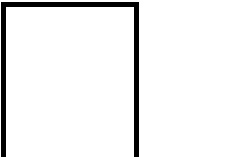
//> input picture LR2/LR2/LR2/LR2_3.jpg, 231 x 157 px
$ ./LR2   (built with g++ and OpenCV 4)
//> lines starting //> are read from the running program, lines starting //| are printed output that depends on the picture; after the words box and inside, x2 and y2 are one past the last pixel; in counts of white or black regions, pixels touching at a corner belong together
### LR2/LR2/LR2/stdafx.h
// stdafx.h: включаемый файл для стандартных системных включаемых файлов
// или включаемых файлов для конкретного проекта, которые часто используются, но
// не часто изменяются
//

#pragma once

#include "targetver.h"

#include <stdio.h>
#include <tchar.h>


// TODO: Установите здесь ссылки на дополнительные заголовки, требующиеся для программы

### LR2/LR2/LR2/LR2.cpp
// LR2.cpp: определяет точку входа для консольного приложения.
//

#include "stdafx.h"
#include <opencv2\opencv.hpp>
#include <math.h>
#include <iostream>
#include <string>

using namespace cv;
using namespace std;

#define To_Float static_cast<float>

void Matrix_multiplication(Mat &G, Mat image, int K[9]);
void Matrix_addition(Mat &G, Mat Gx, Mat Gy);
void Delete(Mat &m);
void Formulation(Mat Gx, Mat Gy, Mat G, String S);

int main(int argc, char** argv)
{
	int Sobel_operator_x[9] = { 1,0,-1,2,0,-2,1,0,-1 };
	int Sobel_operator_y[9] = { 1,2,1,0,0,0,-1,-2,-1 };
	int Prewitt_operator_x[9] = { -1,0,1,-1,0,1,-1,0,1 };
	int Prewitt_operator_y[9] = { 1,1,1,0,0,0,-1,-1,-1 };
	int Roberts_operator_x[9] = { 1,0,0,0,-1,0,0,0,0 };
	int Roberts_operator_y[9] = { 0,1,0,-1,0,0,0,0,0 };

	namedWindow("LR2");
	String imageName("LR2_3.jpg");
	if (argc > 1)
	{
		imageName = argv[1];
	}
	/// Считывание изображения в оттенках серого
	Mat image = imread(imageName.c_str(), IMREAD_GRAYSCALE);
//> image is the input picture: 157 rows x 231 cols, CV_8UC1; min 0, max 255, mean 239.6
	Mat image_with_frame(image.rows+2, image.cols+2, CV_8UC1, Scalar(255, 255, 255));	// CV_8UC1 - 2^8 uchar = 0 до 255
	Mat Gx(image.rows, image.cols, CV_16SC1, Scalar(255, 255, 255));					// CV_16SC1 -  2^16 short = -32 768 до 32 767
	Mat Gy(image.rows, image.cols, CV_16SC1, Scalar(255, 255, 255));
	Mat G(image.rows, image.cols, CV_16SC1, Scalar(255, 255, 255));
	/// Вывод исходного изображения
	imshow("Input", image);

	/// Копия изображения с белой рамкой
	for (int i = 1; i <= image.rows; i++)
		for (int j = 1; j <= image.cols; j++)
			image_with_frame.at<uchar>(i, j) = image.at<uchar>(i-1, j-1);
	/// Заполнение белой рамки соседними цветами
	// Заполнение вехний и нижний границы
	for (int j = 0; j < image_with_frame.cols; j++)
	{
		image_with_frame.at<uchar>(0, j) = image_with_frame.at<uchar>(1, j);
		image_with_frame.at<uchar>(image_with_frame.rows-1, j) = image_with_frame.at<uchar>(image_with_frame.rows-2, j);
	}
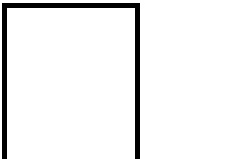
//> image_with_frame: 159 rows x 233 cols, CV_8UC1; min 0, max 255, mean 239.9
	// Заполнение левой и правой границы
	for (int i = 0; i < image_with_frame.rows; i++)
	{
		image_with_frame.at<uchar>(i, 0) = image_with_frame.at<uchar>(i, 1);
		image_with_frame.at<uchar>(i, image_with_frame.cols - 1) = image_with_frame.at<uchar>(i, image_with_frame.cols - 2);
	}
//> image_with_frame: 159 rows x 233 cols, CV_8UC1; 3 pixels changed, all inside (x1, y1, x2, y2) = (0, 3, 1, 9)
	/*-----------=== Часть 1 (Оператор Собеля) ===-----------*/
	Matrix_multiplication(Gx, image_with_frame, Sobel_operator_x);
	Matrix_multiplication(Gy, image_with_frame, Sobel_operator_y);
	Formulation(Gx, Gy, G, "Sobel operator");
	/// Обнуление переменных
	Delete(Gx);
	Delete(Gy);
	Delete(G);

	/*-----------=== Часть 2 (Оператор Прюитт) ===-----------*/
	Matrix_multiplication(Gx, image_with_frame, Prewitt_operator_x);
	Matrix_multiplication(Gy, image_with_frame, Prewitt_operator_y);
	Formulation(Gx, Gy, G, "Prewitt operator");
	/// Обнуление переменных
	Delete(Gx);
	Delete(Gy);
	Delete(G);

	/*-----------=== Часть 3 (Оператор Робертса) ===-----------*/
	Matrix_multiplication(Gx, image_with_frame, Roberts_operator_x);
	Matrix_multiplication(Gy, image_with_frame, Roberts_operator_y);
	Formulation(Gx, Gy, G, "Roberts cross");

	waitKey(0);
    return 0;
}

///	[k0 k1 k2]
///	[k3 k4 k5]
///	[k6 k7 k8]
void Matrix_multiplication(Mat &G, Mat image, int K[9])
{
	for (int i = 1; i < image.rows - 1; i++)
		for (int j = 1; j < image.cols - 1; j++)
			G.at<short>(i - 1, j - 1) =
			K[0] * To_Float(image.at<uchar>(i - 1, j - 1)) + K[1] * To_Float(image.at<uchar>(i - 1, j)) + K[2] * To_Float(image.at<uchar>(i - 1, j + 1))
			+ K[3] * To_Float(image.at<uchar>(i - 1, j - 1)) + K[4] * To_Float(image.at<uchar>(i, j)) + K[5] * To_Float(image.at<uchar>(i - 1, j + 1))
			+ K[6] * To_Float(image.at<uchar>(i + 1, j + 1)) + K[7] * To_Float(image.at<uchar>(i + 1, j)) + K[8] * To_Float(image.at<uchar>(i + 1, j + 1));
}
/// Умножение матриц
void Matrix_addition(Mat &G, Mat Gx, Mat Gy)
{
	for (int i = 0; i < G.rows * G.cols; i++)
		G.at<short>(i) = sqrt((To_Float(Gx.at<short>(i)))*(To_Float(Gx.at<short>(i)))
			+ (To_Float(Gy.at<short>(i)))*(To_Float(Gy.at<short>(i))));
}

/// Обнуление Mat (Белый фон)
void Delete(Mat &m)
{
	for (int i = 0; i < m.cols*m.rows; i++)
		switch (m.type())
		{
		case CV_8UC1:	m.at<uchar>(i) = 255;
			break;
		case CV_8SC1:	m.at<char>(i) = 127;
			break;
		case CV_16UC1:	m.at<ushort>(i) = 65535;
			break;
		case CV_16SC1:	m.at<short>(i) = 32767;
			break;
		default:
			break;
		}
}

/// Формализация
void Formulation(Mat Gx, Mat Gy, Mat G, String S)
{
	Matrix_addition(G, Gx, Gy);
	Mat G_uchar(G.rows, G.cols, CV_8UC1, Scalar(255, 255, 255));
	Mat Gx_uchar(Gx.rows, Gx.cols, CV_8UC1, Scalar(255, 255, 255));
	Mat Gy_uchar(Gy.rows, Gy.cols, CV_8UC1, Scalar(255, 255, 255));
	normalize(Gx, Gx, -32767,			// Линейное растяжение
		32767, NORM_MINMAX, -1, Mat());
//> Gx: 157 rows x 231 cols, CV_16SC1; min -32767, max 32767, mean 0
	normalize(Gy, Gy, -32767,			// Линейное растяжение
		32767, NORM_MINMAX, -1, Mat());
//> Gy: 157 rows x 231 cols, CV_16SC1; min -32767, max 32767, mean 18
	normalize(G, G, -32767,			// Линейное растяжение
		32767, NORM_MINMAX, -1, Mat());
//> after the loop in Delete, `for (int i = 0; i < m.cols*m.rows; i++)`: m: 157 rows x 231 cols, CV_16SC1; every value is 32767
//> call 2 of Formulation, with S = "Prewitt operator"
//> in Formulation (call 2), `normalize(Gx, Gx, -32767, 32767, NORM_MINMAX, -1, Mat());`:
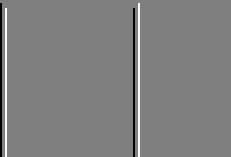
//> Gx: 157 rows x 231 cols, CV_16SC1; min -32767, max 32767, mean 0; drawn with min black and max white
//> in Formulation (call 2), `normalize(Gy, Gy, -32767, 32767, NORM_MINMAX, -1, Mat());`:
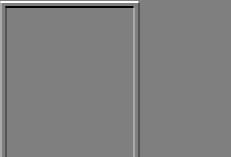
//> Gy: 157 rows x 231 cols, CV_16SC1; min -32767, max 32767, mean 18; drawn with min black and max white
//> after the loop in Matrix_multiplication (call 5), `for (int i = 1; i < image.rows - 1; i++)`:
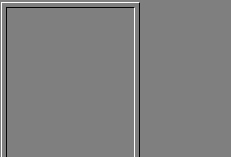
//> G: 157 rows x 231 cols, CV_16SC1; min -255, max 255, mean 0.1; drawn with min black and max white
//> call 3 of Formulation, with S = "Roberts cross"
//> after the loop in Matrix_addition (call 3), `for (int i = 0; i < G.rows * G.cols; i++)`:
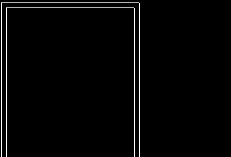
//> G: 157 rows x 231 cols, CV_16SC1; min 0, max 360, mean 7.9; drawn with min black and max white
//> in Formulation (call 3), `normalize(Gx, Gx, -32767, 32767, NORM_MINMAX, -1, Mat());`:
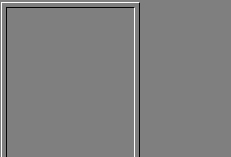
//> Gx: 157 rows x 231 cols, CV_16SC1; 5.34% of pixels changed, all inside (x1, y1, x2, y2) = (0, 0, 145, 157); drawn with min black and max white
//> in Formulation (call 3), `normalize(Gy, Gy, -32767, 32767, NORM_MINMAX, -1, Mat());`:
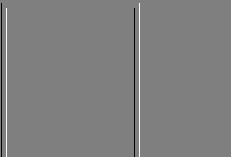
//> Gy: 157 rows x 231 cols, CV_16SC1; min -32767, max 32767, mean 0; drawn with min black and max white
	//Gx.convertTo(Gx_uchar, CV_8UC1);
	//Gy.convertTo(Gy_uchar, CV_8UC1);
	//G.convertTo(G_uchar, CV_8UC1);
	/// Вывод полученных изображений на экран
	imshow(S + " : Gx", Gx);
	imshow(S + " : Gy", Gy);
	imshow(S + " : G", G);
}

$ run again, with LR2/LR2/LR2/LR2_2.jpg copied over LR2/LR2/LR2/LR2_3.jpg
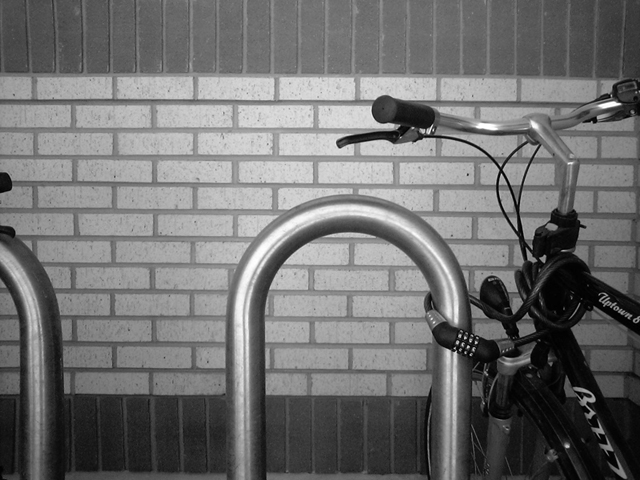
//> input picture LR2/LR2/LR2/LR2_2.jpg, 640 x 480 px
//> image is the input picture: 480 rows x 640 cols, CV_8UC1; min 0, max 255, mean 112.2
//> after the loop `for (int i = 0; i < image_with_frame.rows; i++)`:
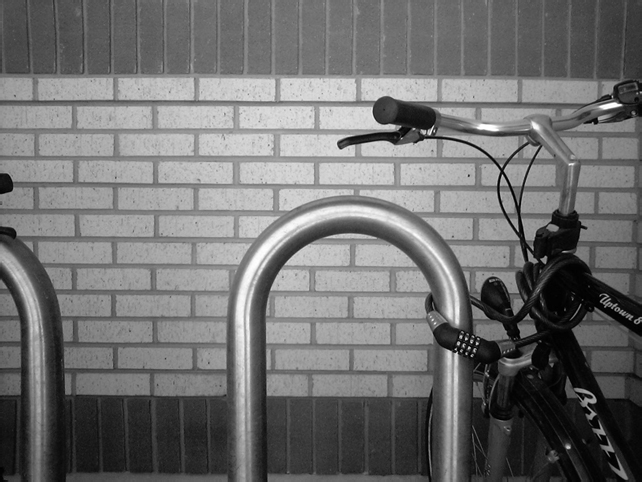
//> image_with_frame: 482 rows x 642 cols, CV_8UC1; min 0, max 255, mean 112
//> after the loop in Matrix_addition (call 3), `for (int i = 0; i < G.rows * G.cols; i++)`:
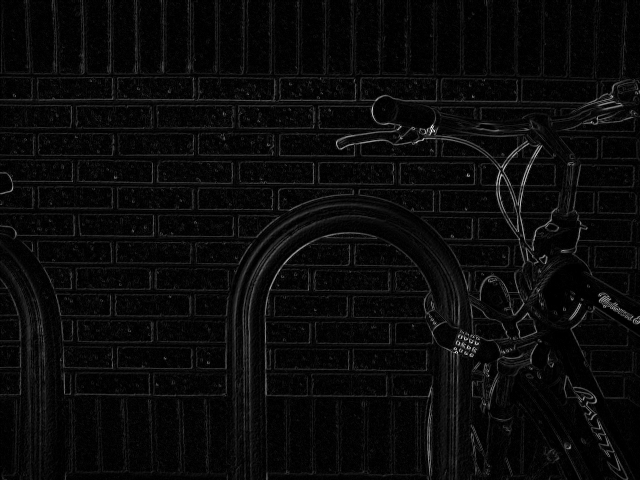
//> G: 480 rows x 640 cols, CV_16SC1; min 0, max 267, mean 11.3; drawn with min black and max white

$ run again, with LR2/LR2/LR2/LR2_4.jpg copied over LR2/LR2/LR2/LR2_3.jpg
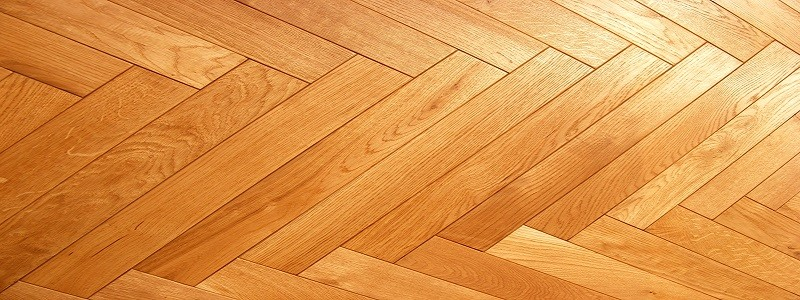
//> input picture LR2/LR2/LR2/LR2_4.jpg, 800 x 300 px
//> after the loop `for (int i = 0; i < image_with_frame.rows; i++)`:
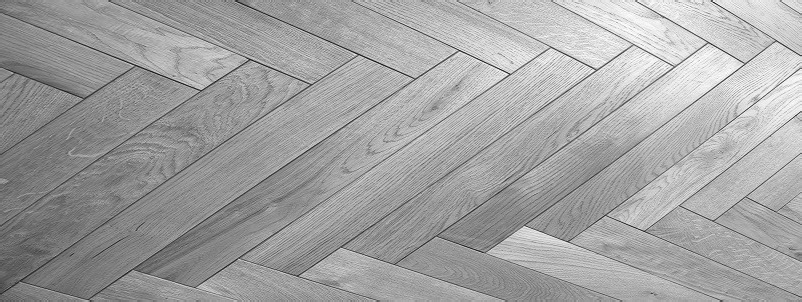
//> image_with_frame: 302 rows x 802 cols, CV_8UC1; min 14, max 255, mean 162.1
//> after the loop in Matrix_addition (call 3), `for (int i = 0; i < G.rows * G.cols; i++)`:
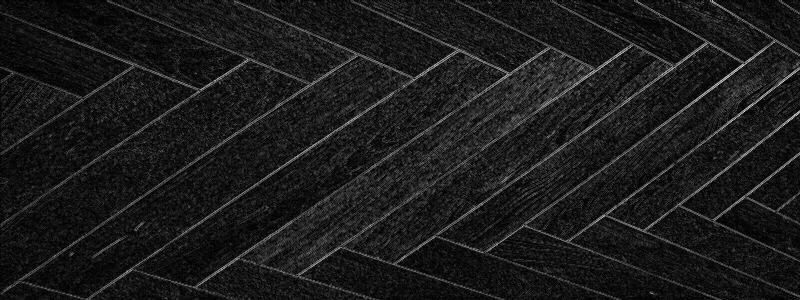
//> G: 300 rows x 800 cols, CV_16SC1; min 0, max 229, mean 27.1
